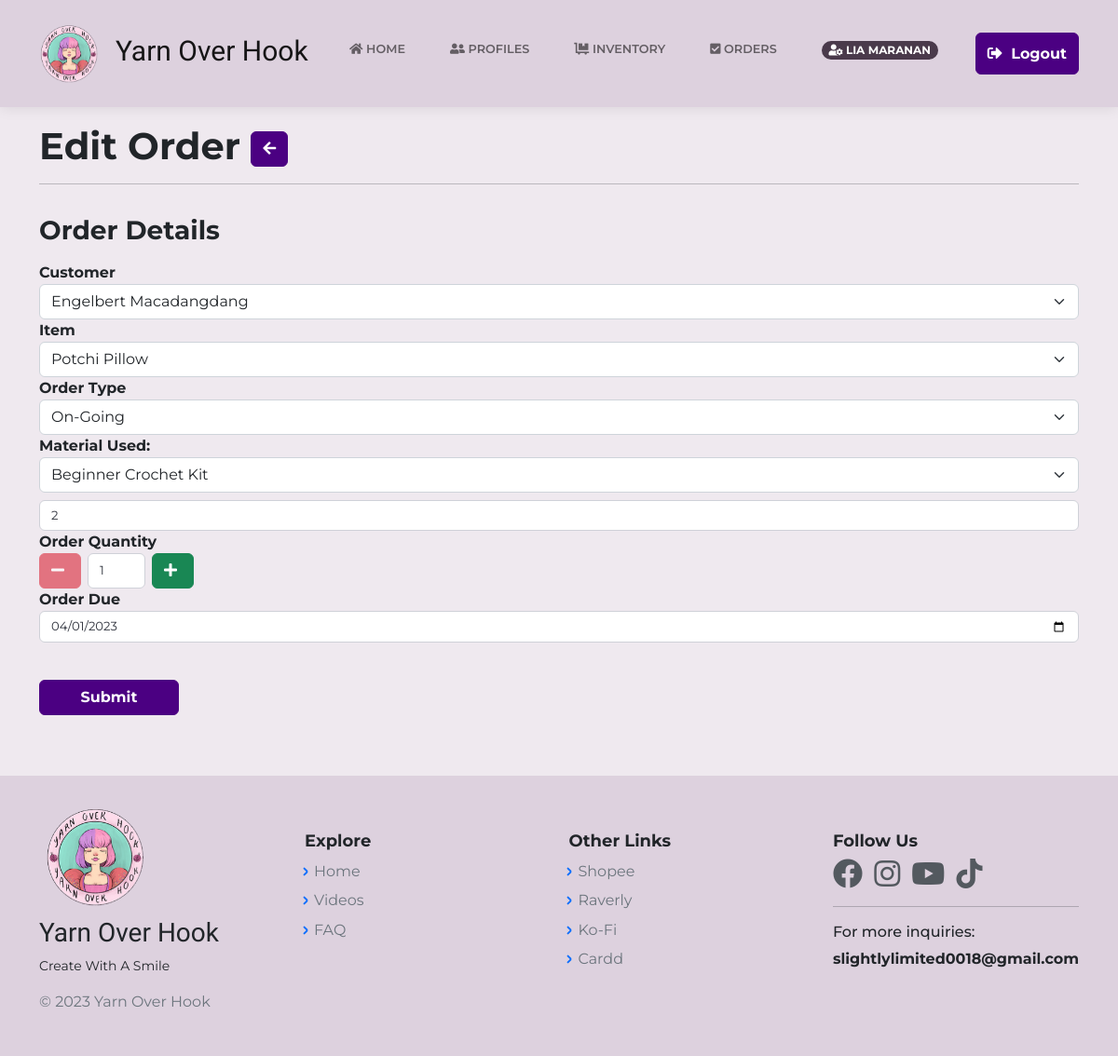
/EditOrder.php?id=30 (signed in), run on the app's committed database.
### tables this page shows
CREATE TABLE `orders_db` (
  `OrderID` bigint(20) NOT NULL,
  `ItemID` bigint(20) NOT NULL,
  `c_id` bigint(12) NOT NULL,
  `cust_status` int(11) NOT NULL DEFAULT 1,
  `OrderQty` int(11) NOT NULL,
  `OrderType` varchar(255) NOT NULL,
  `TypeID` int(11) NOT NULL,
  `OrderDate` timestamp NOT NULL DEFAULT current_timestamp() ON UPDATE current_timestamp(),
  `PaymentDue` date DEFAULT NULL,
  `OrderTotal` int(12) NOT NULL,
  `proof_img` varchar(255) NOT NULL,
  `p_mode` varchar(255) NOT NULL,
  `tracking_no` varchar(255) NOT NULL,
  `courier_id` varchar(255) NOT NULL,
  `pay_status` varchar(255) NOT NULL,
  `MaterialUsed` varchar(150) NOT NULL,
  `MaterialQty` int(20) NOT NULL
);

### EditOrder.php (the view, shortened to what this page needs)
<?php
    include("includes/dbh.inc.php");
    require 'layouts/Header.php';
    $inv = "SELECT * FROM inventory_db ORDER BY ItemID";
	$result_inv = mysqli_query($con, $inv);
	$inv_item = mysqli_fetch_all($result_inv, MYSQLI_ASSOC);
    $prof = "SELECT * FROM cust_profile WHERE cust_status = '1'";
	$result_prof = mysqli_query($con, $prof);
	$prof_sel = mysqli_fetch_all($result_prof, MYSQLI_ASSOC);
    $mat = "SELECT * FROM inventory_db WHERE TypeID='2' ORDER BY ItemID";
	$result_mat = mysqli_query($con, $mat);
	$inv_mat = mysqli_fetch_all($result_mat, MYSQLI_ASSOC);
    if(isset($_GET['id'])) {
		$id = mysqli_real_escape_string($con, $_GET['id']);
		$item = "SELECT * FROM orders_db INNER JOIN cust_profile
        ON orders_db.c_id = cust_profile.c_id INNER JOIN inventory_db
        ON orders_db.ItemID = inventory_db.ItemID  WHERE OrderID = $id AND cust_profile.cust_status = '1'";
		$result = mysqli_query($con, $item);
		$order = mysqli_fetch_assoc($result);
	}
?>
<body class="d-flex flex-column min-vh-100">
<?php require 'layouts/nav.php';?>
    <?php if($order): ?>
    <div class="container my-5">
        <h1 style="font-weight:bold;"> Edit Order <span><button class="btn btn-primary pull-right" type="button" style="font-weight:bold;border-color:indigo;background: indigo;width:40px;"><a href="OrderPageAdmin.php?id=<?php echo $order['OrderID']; ?>" style="text-decoration:none;color:white;"><i class="fa fa-arrow-left"></i></a></button></span></h1><hr>
        <div class="form-group">
            <form action="EditOrder.php?id=<?php echo $order['OrderID']; ?>" method="POST" id="form">
                <div class="row my-3">
                    <h3 class="my-3" style="font-weight:bold;"> Order Details </h3>
                    <div class="col-md-12">
                        <label style="font-weight:bold;">Customer</label>
                        <select class="form-select" id="CustProf" name="CustProf" aria-label=".form-select example">
                            <?php foreach($prof_sel as $prof): ?>
                            <option value="<?php echo $prof['c_id'] ?>" <?php if($order['c_name'] == $prof['c_name']) { ?>selected="selected"<?php } ?>><?php echo $prof['c_name']; ?></option>
                            <?php endforeach; ?>
                        </select>
                    </div>
                    <div class="col-md-12">
                        <label style="font-weight:bold;">Item</label>
                        <select class="form-select" id="InvItem" name="InvItem" aria-label=".form-select example">
                            <?php foreach($inv_item as $inv): ?>
                            <option value="<?php echo $inv['ItemID'] ?>" <?php if($order['ItemName'] == $inv['ItemName']) { ?>selected="selected"<?php } ?>><?php echo $inv['ItemName']; ?></option>
                            <?php endforeach; ?>
                        </select>
                    </div>
                    <div class="col-md-12">
                        <label style="font-weight:bold;">Order Type</label>
                        <select class="form-select" id="OrderType" name="OrderType" aria-label=".form-select example">
                            <option value="On-Going" <?php if($order['OrderType'] == 'On-Going') { ?>selected="selected"<?php } ?>>On-Going</option>
                        </select>
                    </div>
                    <div class="col-md-12">
                        <label style="font-weight:bold;">Material Used: </label>
                        <select class="form-select rounded" id="MaterialUsed" name="MaterialUsed" aria-label=".form-select example" required>
                        <?php foreach($inv_mat as $inv): ?>
                            <option value="<?php echo $inv['ItemName'] ?>" <?php if($order['ItemName'] == $inv['ItemName']) { ?>selected="selected"<?php } ?>><?php echo $inv['ItemName'] ?></option>
                            <?php endforeach; ?>
                            <input type="text" name="MaterialQty" id="MaterialQty" value="<?php echo $order['MaterialQty']; ?>" placeholder="Total number of materials used" onkeypress="return restrictAlphabets(event)" class="form-control rounded mt-2" required>
                        </select>
                    </div>
                    <div class="col-md-2 col-5">
                        <label style="font-weight:bold;">Order Quantity</label>
                        <div class="input-group">
                            <span class="input-group-btn">
                                <button type="button" class="btn btn-danger btn-number text-white me-2" disabled="disabled" data-type="minus" data-field="OrderQty"> <i class="fas fa-minus"></i> </button>
                            </span>
                            <input type="text" name="OrderQty" id="OrderQty" onkeypress="return restrictAlphabets(event)" class="form-control rounded input-number me-2" min="1" max="100" value="<?php echo $order['OrderQty']; ?>">
                            <span class="input-group-btn">
                                <button type="button" class="btn btn-success btn-number text-white" data-type="plus" data-field="OrderQty"> <i class="fas fa-plus"></i> </button>
                            </span>
                        </div>
                    </div>
                    <div class="col-md-12">
                        <label style="font-weight:bold;">Order Due</label>
                        <input type="date" name="PaymentDue" id="PaymentDue" min="<?php echo date('Y-m-d'); ?>" value="<?php echo $order['PaymentDue']; ?>" class="form-control rounded" required>
                        <br>
                    </div>
                    <div class="button-group float-end">
                        <input class="btn btn-success mt-3" id="editOrder" name="edit_order" value="Submit" style="width:150px;border-color:indigo;background-color:indigo;font-weight:bold;font-weight:bold;" readonly>
                    </div>
                </div>
            </form>
        </div>
    </div>
    <?php else: ?>
        <div class="container my-5">
            <h2> Oops.. Page not found. Please try again. </h2>
        </div>
    <?php endif ?>
<?php require 'layouts/Footer.php';?>

### assets/css/main.css (style rules this page uses)
body { background-color: #efe9ef !important; padding-top: 85px; }
.container { animation: transitionInContainer 0.50s; }

### assets/css/Profile-Edit-Form-styles.css (style rules this page uses)
hr { height: 2px; }

### assets/css/Profile-Edit-Form.css (style rules this page uses)
hr { height: 2px; }

### assets/css/ProfileEdit1.css (style rules this page uses)
hr { height: 2px; }

### assets/css/ProfileEdit2.css (style rules this page uses)
hr { height: 2px; }

### assets/css/ProfileDesignAdmin.css (style rules this page uses)
.form-control { border: 1px solid #cfd1d8; -moz-border-radius: 2px; border-radius: 2px; font-size: .825rem; background: #ffffff; color: #2e323c; }

### data on the page
orders_db: OrderType "On-Going", MaterialQty "2", OrderQty "1", PaymentDue "04/01/2023"

### other printed values
$_SESSION['cust_name'] "LIA MARANAN"
form field CustProf "Engelbert Macadangdang"
form field InvItem "Potchi Pillow"
form field MaterialUsed "Beginner Crochet Kit"
